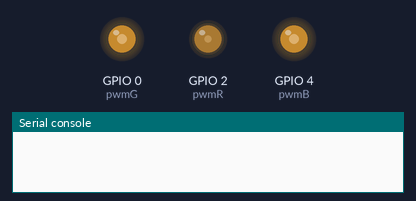
The program below on a simulated ESP32 board running MicroPython. On the bench: output pins drawn as LEDs (lit = HIGH), the last lines printed to the serial console. Random numbers come from a fixed seed.

Above: at 0.05 s.
At 4.65 s:
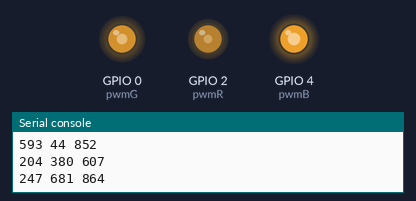
At 9.3 s:
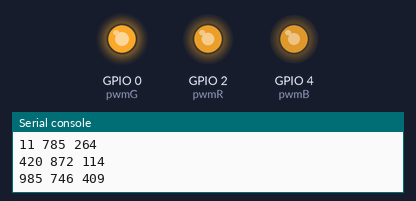
At 19.96 s:
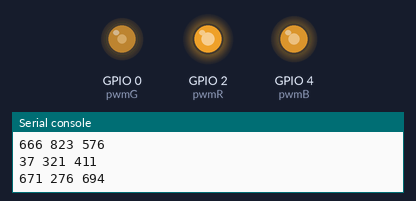
At 29.87 s:
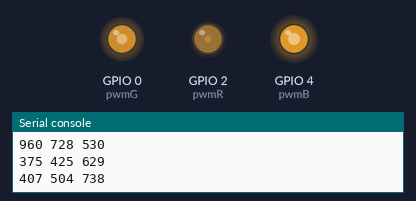
At 39.88 s:
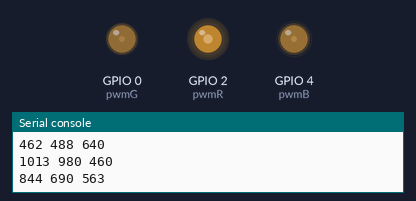
Timing chart, 0 to 40.0 s (numbered marks = the images above):
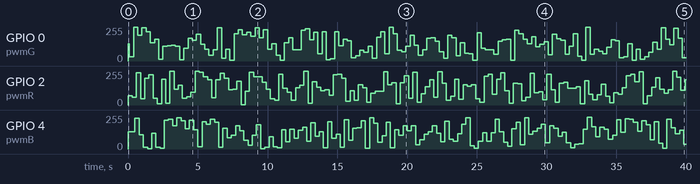

The program:

neon.py
```python
from machine import Pin,PWM
import time
import random

pwmR = PWM(Pin(2),freq=1000) #GPIO2 紅燈
pwmG = PWM(Pin(0),freq=1000) #GPIO0 綠燈
pwmB = PWM(Pin(4),freq=1000) #GPIO4 藍燈

while True:
    R= random.randint(0,1023) # 產生 0~1023 的亂數
    G= random.randint(0,1023) # 產生 0~1023 的亂數
    B= random.randint(0,1023) # 產生 0~1023 的亂數

    pwmR.duty(R)
    time.sleep(0.1)
    pwmG.duty(G)
    time.sleep(0.1)
    pwmB.duty(B)
    time.sleep(0.1)
    print(R,G,B)
```

Measured:
- by itself, GPIO 2 (pwmR): 0/255 → 69/255 at 0.00 s, → 60/255 0.30 s later, → 241/255 0.30 s later, → 48/255 0.30 s later, … (133 changes in this stretch)
- by itself, GPIO 4 (pwmB): 0/255 → 128/255 at 0.00 s, → 130/255 0.20 s later, → 229/255 0.30 s later, → 107/255 0.30 s later, … (134 changes in this stretch)
